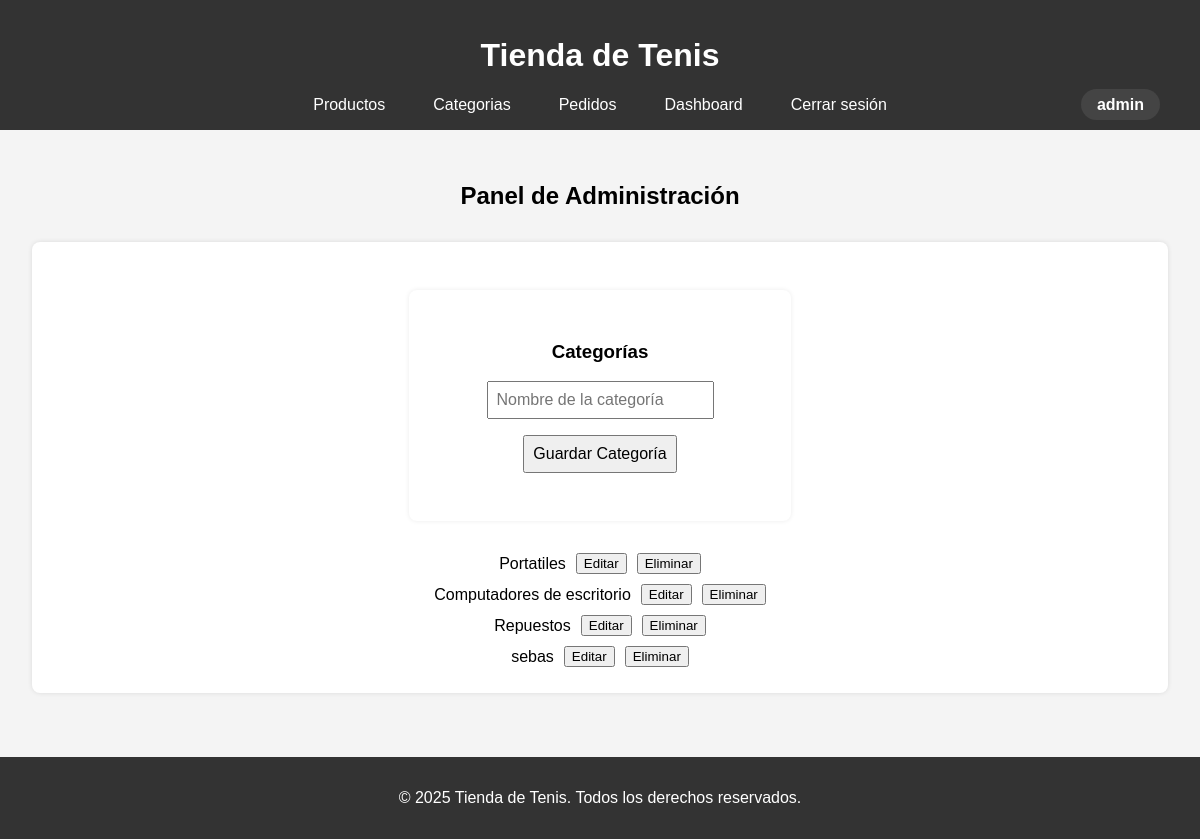
/index.php?accion=mostrarAdminCategorias (signed in), run on the app's committed database.
### tables this page shows
CREATE TABLE `categorias` (
  `id` int(11) NOT NULL,
  `nombre` varchar(100) NOT NULL
);

### Controlador/Controlador.php (called while the page is built, shortened)
<?php
class Controlador{
    public function mostrarCategorias() {
        $gestor = new Gestor();
        $categorias = $gestor->consultarCategorias();
        require 'Vista/html/admin/categorias.php';
    }
}
?>

### Modelo/Gestor.php (called while the page is built, shortened)
<?php
class Gestor {
    public function consultarCategorias() {
        $conexion = new Conexion();
        $conexion->abrir();
        $sql = "SELECT * FROM categorias";
        $conexion->consulta($sql);
        $result = $conexion->obtenerResult();
        return $result;
    }
}

### Modelo/Conexion.php (called while the page is built, shortened)
<?php
class Conexion {
    private $mySQLI;
    private $result;
    public function abrir(){
        $this->mySQLI = new mysqli("localhost","root","","tienda_compus");
        if(mysqli_connect_error()){
            return 0;
        }
        else {
            return 1;
        }
    }
    public function consulta($sql){
        $this->sql = $sql;
        $this->result = $this->mySQLI->query($this->sql);
    }
    public function obtenerResult(){
        return $this->result;
    }
}

### Vista/html/admin/categorias.php (the view, shortened to what this page needs)
<!DOCTYPE html>
<html lang="es">
<head>
  <link rel="stylesheet" href="Vista/css/styles.css">
</head>
<body>
  <header>
    <h1>Tienda de Tenis</h1>
    <nav>
      <a href="index.php?accion=mostrarAdminProductos">Productos</a>
      <a href="index.php?accion=mostrarAdminCategorias">Categorias</a>
      <a href="index.php?accion=mostrarAdminPedidos">Pedidos</a>
      <a href="index.php?accion=dashboard">Dashboard</a>
      <a href="index.php?accion=cerrarSesion">Cerrar sesión</a>
      <?php if (isset($_SESSION['usuario'])): ?>
        <span class="usuario-nombre"><?php echo ($_SESSION['usuario']->nombre); ?></span>
      <?php endif; ?>
    </nav>
  </header>
  <section id="panel-admin">
    <h2>Panel de Administración</h2>
    <div class="admin-section">
      <form class="form-admin" action="index.php?accion=agregarCategoria" method="post">
        <h3>Categorías</h3>
        <input type="text" name="nombre" placeholder="Nombre de la categoría">
        <button type="submit">Guardar Categoría</button>
      </form>
      <ul class="lista-categorias">
      <?php if(isset($categorias)){ ?>
        <?php while($cat = $categorias->fetch_object()){ ?>
          <li>
            <?php echo htmlspecialchars($cat->nombre); ?>
            <a href="index.php?accion=mostrarEditarCategoria&id=<?php echo $cat->id; ?>">
              <button type="button">Editar</button>
            </a>
            <a href="index.php?accion=eliminarCategoria&id=<?php echo $cat->id; ?>" onclick="return confirm('Esta seguro que quiere eliminar esta categoria?');">
              <button type="button">Eliminar</button>
            </a>
          </li>
        <?php }; ?>
      <?php }; ?>
      </ul>
    </div>
  </section>
  <footer>
    <p>&copy; 2025 Tienda de Tenis. Todos los derechos reservados.</p>
  </footer>
</body>
</html>

### Vista/css/styles.css (style rules this page uses)
body { font-family: Arial, sans-serif; margin: 0; padding: 0; background-color: #f4f4f4; }
header { background-color: #333; color: white; padding: 1rem; text-align: center; }
nav a { color: white; margin: 0 1rem; text-decoration: none; }
section { padding: 2rem; }
form { display: flex; flex-direction: column; align-items: center; justify-content: center; max-width: 350px; margin: 2rem auto; background: #fff; padding: 2rem 1rem; border-radius: 8px; box-shadow: 0 0 5px rgba(0,0,0,0.08); }
form input, form button, form select { margin-bottom: 1rem; padding: 0.5rem; font-size: 1rem; }
.admin-section { margin-top: 2rem; background: #fff; padding: 1rem; border-radius: 8px; box-shadow: 0 0 5px rgba(0,0,0,0.1); }
footer { background-color: #333; color: white; text-align: center; padding: 1rem; margin-top: 2rem; }
h2 { text-align: center; }
nav { display: flex; align-items: center; justify-content: center; position: relative; gap: 1rem; }
.usuario-nombre { font-weight: bold; color: #fff; background: #444; padding: 0.4rem 1rem; border-radius: 16px; position: absolute; right: 1.5rem; }
.lista-categorias { list-style: none; padding: 0; margin: 0 auto; max-width: 400px; display: flex; flex-direction: column; align-items: center; }
.lista-categorias li { display: flex; align-items: center; gap: 10px; margin-bottom: 10px; justify-content: center; }

### data on the page
categorias: nombre "Portatiles"
categorias: nombre "Computadores de escritorio"
categorias: nombre "Repuestos"
categorias: nombre "sebas"

### other printed values
$_SESSION['usuario']->nombre "admin"
